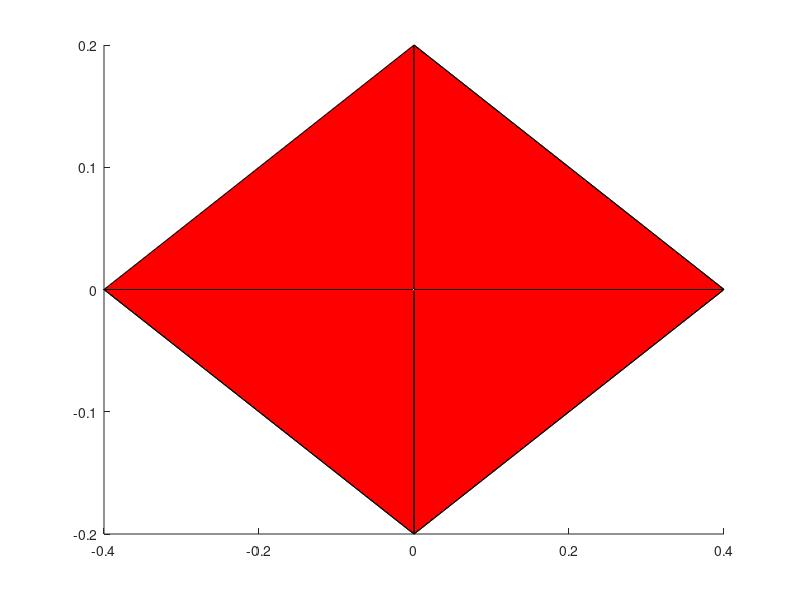

Write the MATLAB code that produced this figure.
%%%%%%%%%%%%%%%%%% Universidade Federal de S�o Carlos %%%%%%%%%%%%%%%%%%%%%
%%%%%% Autora: Isabella Cristina Souza Faria.%%%%%%%%%%%%%%%%%%%%%%%%%%%%%%
%%%%%% e-mail: isamoreno2009@gmail.com %%%%%%%%%%%%%%%%%%%%%%%%%%%%%%%%%%%%
%%%%%% Orientador: Roberto Santos Inoue.%%%%%%%%%%%%%%%%%%%%%%%%%%%%%%%%%%%
%%%%%% e-mail: rsinoue@ufscar.br %%%%%%%%%%%%%%%%%%%%%%%%%%%%%%%%%%%%%%%%%%
%%%%%% data: 20/01/2015 %%%%%%%%%%%%%%%%%%%%%%%%%%%%%%%%%%%%%%%%%%%%%%%%%%%


function [corpo] = load_object_f
% Esta fun��o cria um objeto
% Roberto Santos Inoue
% Data: 18/03/2012
l_x = 0.4;
l_y = 0.2;
l_z = 0.1;

corpo.vertices(1,:) = [l_x, 0, 0]; 
corpo.vertices(2,:) = [0, l_y, 0]; 
corpo.vertices(3,:) = [0,-l_y, 0]; 
corpo.vertices(4,:) = [0, 0, l_z]; 
corpo.vertices(5,:) = [0, 0,-l_z];
corpo.vertices(6,:) = [-l_x, 0, 0]; 
corpo.faces = [1 2 5; 1 3 5; 1 3 4; 1 2 4; 6 2 5; 6 3 5; 6 3 4];
corpo.n = size(corpo.vertices,1);

corpo.objeto = patch('Vertices',corpo.vertices,...
    'Faces',corpo.faces,'FaceColor','red');